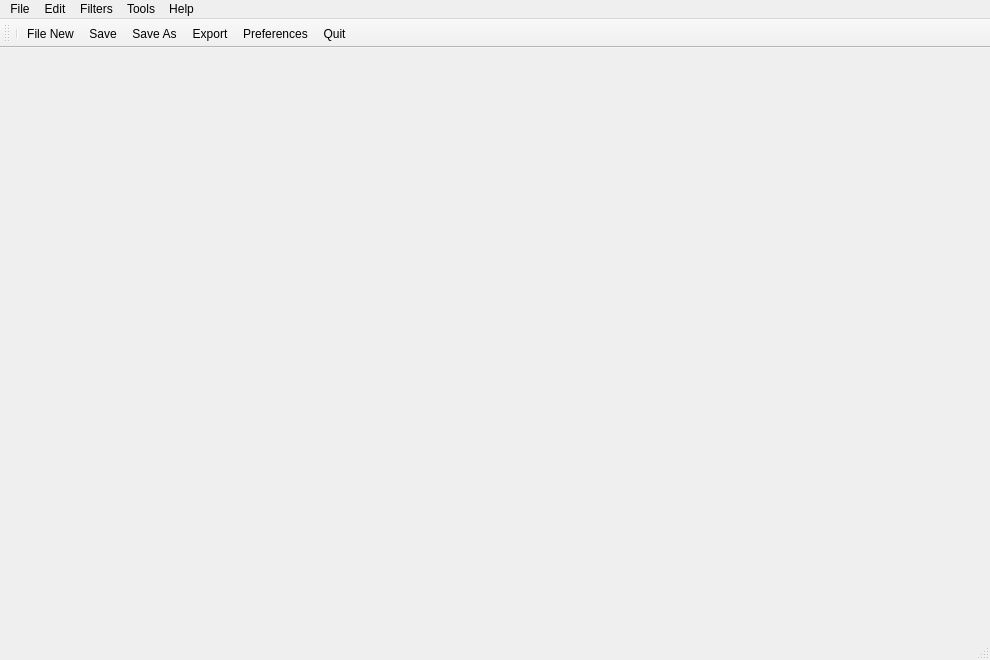
<?xml version="1.0" encoding="UTF-8"?>
<ui version="4.0">
 <class>MainWindow</class>
 <widget class="QMainWindow" name="MainWindow">
  <property name="geometry">
   <rect>
    <x>0</x>
    <y>0</y>
    <width>990</width>
    <height>660</height>
   </rect>
  </property>
  <property name="windowTitle">
   <string>eTranscode</string>
  </property>
  <property name="locale">
   <locale language="English" country="UnitedStates"/>
  </property>
  <widget class="QWidget" name="centralwidget">
   <widget class="QWidget" name="widget" native="true">
    <property name="geometry">
     <rect>
      <x>620</x>
      <y>60</y>
      <width>360</width>
      <height>281</height>
     </rect>
    </property>
   </widget>
  </widget>
  <widget class="QMenuBar" name="menubar">
   <property name="geometry">
    <rect>
     <x>0</x>
     <y>0</y>
     <width>990</width>
     <height>25</height>
    </rect>
   </property>
   <widget class="QMenu" name="menuFile">
    <property name="title">
     <string>File</string>
    </property>
    <addaction name="actionOpen"/>
    <addaction name="actionSave"/>
    <addaction name="actionSave_As"/>
    <addaction name="separator"/>
    <addaction name="actionExport"/>
    <addaction name="separator"/>
    <addaction name="actionQuit"/>
   </widget>
   <widget class="QMenu" name="menuEdit">
    <property name="title">
     <string>Edit</string>
    </property>
    <addaction name="actionUndo"/>
    <addaction name="actionRedo"/>
    <addaction name="separator"/>
    <addaction name="actionMulticore_Mode"/>
    <addaction name="separator"/>
    <addaction name="actionPreferences"/>
   </widget>
   <widget class="QMenu" name="menuHelp">
    <property name="title">
     <string>Help</string>
    </property>
    <addaction name="actionContents"/>
    <addaction name="separator"/>
    <addaction name="actionReportBug"/>
    <addaction name="actionAskQuestion"/>
    <addaction name="actionTranslateApplication"/>
    <addaction name="actionDonate"/>
    <addaction name="separator"/>
    <addaction name="actionAbouteTranscode"/>
    <addaction name="actionAboutQT"/>
   </widget>
   <widget class="QMenu" name="menuFilters">
    <property name="title">
     <string>Filters</string>
    </property>
    <addaction name="actionAudio_Filters"/>
    <addaction name="actionVideo_Filters"/>
   </widget>
   <widget class="QMenu" name="menuTools">
    <property name="title">
     <string>Tools</string>
    </property>
    <addaction name="actionInfos_File"/>
   </widget>
   <addaction name="menuFile"/>
   <addaction name="menuEdit"/>
   <addaction name="menuFilters"/>
   <addaction name="menuTools"/>
   <addaction name="menuHelp"/>
  </widget>
  <widget class="QStatusBar" name="statusbar"/>
  <widget class="QToolBar" name="toolBar">
   <property name="windowTitle">
    <string>toolBar</string>
   </property>
   <attribute name="toolBarArea">
    <enum>TopToolBarArea</enum>
   </attribute>
   <attribute name="toolBarBreak">
    <bool>false</bool>
   </attribute>
   <addaction name="separator"/>
   <addaction name="actionNew"/>
   <addaction name="actionSave"/>
   <addaction name="actionSave_As"/>
   <addaction name="actionExport"/>
   <addaction name="actionPreferences"/>
   <addaction name="actionQuit"/>
  </widget>
  <action name="actionNew">
   <property name="text">
    <string>File New...</string>
   </property>
   <property name="toolTip">
    <string>File New</string>
   </property>
   <property name="shortcut">
    <string>Ctrl+N</string>
   </property>
  </action>
  <action name="actionUndo">
   <property name="text">
    <string>Undo</string>
   </property>
  </action>
  <action name="actionOpen">
   <property name="text">
    <string>Open File...</string>
   </property>
   <property name="shortcut">
    <string>Ctrl+O</string>
   </property>
  </action>
  <action name="actionSave">
   <property name="text">
    <string>Save...</string>
   </property>
   <property name="shortcut">
    <string>Ctrl+S</string>
   </property>
  </action>
  <action name="actionSave_As">
   <property name="text">
    <string>Save As</string>
   </property>
   <property name="shortcut">
    <string>Ctrl+Shift+S</string>
   </property>
  </action>
  <action name="actionExport">
   <property name="text">
    <string>Export</string>
   </property>
   <property name="shortcut">
    <string>Ctrl+E</string>
   </property>
  </action>
  <action name="actionRedo">
   <property name="text">
    <string>Redo</string>
   </property>
   <property name="shortcut">
    <string>Ctrl+Y</string>
   </property>
  </action>
  <action name="actionPreferences">
   <property name="text">
    <string>Preferences</string>
   </property>
   <property name="shortcut">
    <string>Ctrl+P</string>
   </property>
  </action>
  <action name="actionContents">
   <property name="text">
    <string>Contents</string>
   </property>
  </action>
  <action name="actionReportBug">
   <property name="text">
    <string>Report a Bug...</string>
   </property>
  </action>
  <action name="actionAskQuestion">
   <property name="text">
    <string>Ask a Question...</string>
   </property>
  </action>
  <action name="actionTranslateApplication">
   <property name="text">
    <string>Translate this Application...</string>
   </property>
  </action>
  <action name="actionDonate">
   <property name="text">
    <string>Donate</string>
   </property>
  </action>
  <action name="actionAbouteTranscode">
   <property name="text">
    <string>About eTranscode</string>
   </property>
  </action>
  <action name="actionAboutQT">
   <property name="text">
    <string>About QT</string>
   </property>
  </action>
  <action name="actionQuit">
   <property name="text">
    <string>Quit</string>
   </property>
   <property name="shortcut">
    <string>Ctrl+Q</string>
   </property>
  </action>
  <action name="actionAudio_Filters">
   <property name="text">
    <string>Audio Filters</string>
   </property>
  </action>
  <action name="actionVideo_Filters">
   <property name="text">
    <string>Video Filters</string>
   </property>
  </action>
  <action name="actionMulticore_Mode">
   <property name="text">
    <string>Multicore Mode</string>
   </property>
  </action>
  <action name="actionInfos_File">
   <property name="text">
    <string>Infos File</string>
   </property>
  </action>
 </widget>
 <resources/>
 <connections/>
</ui>
